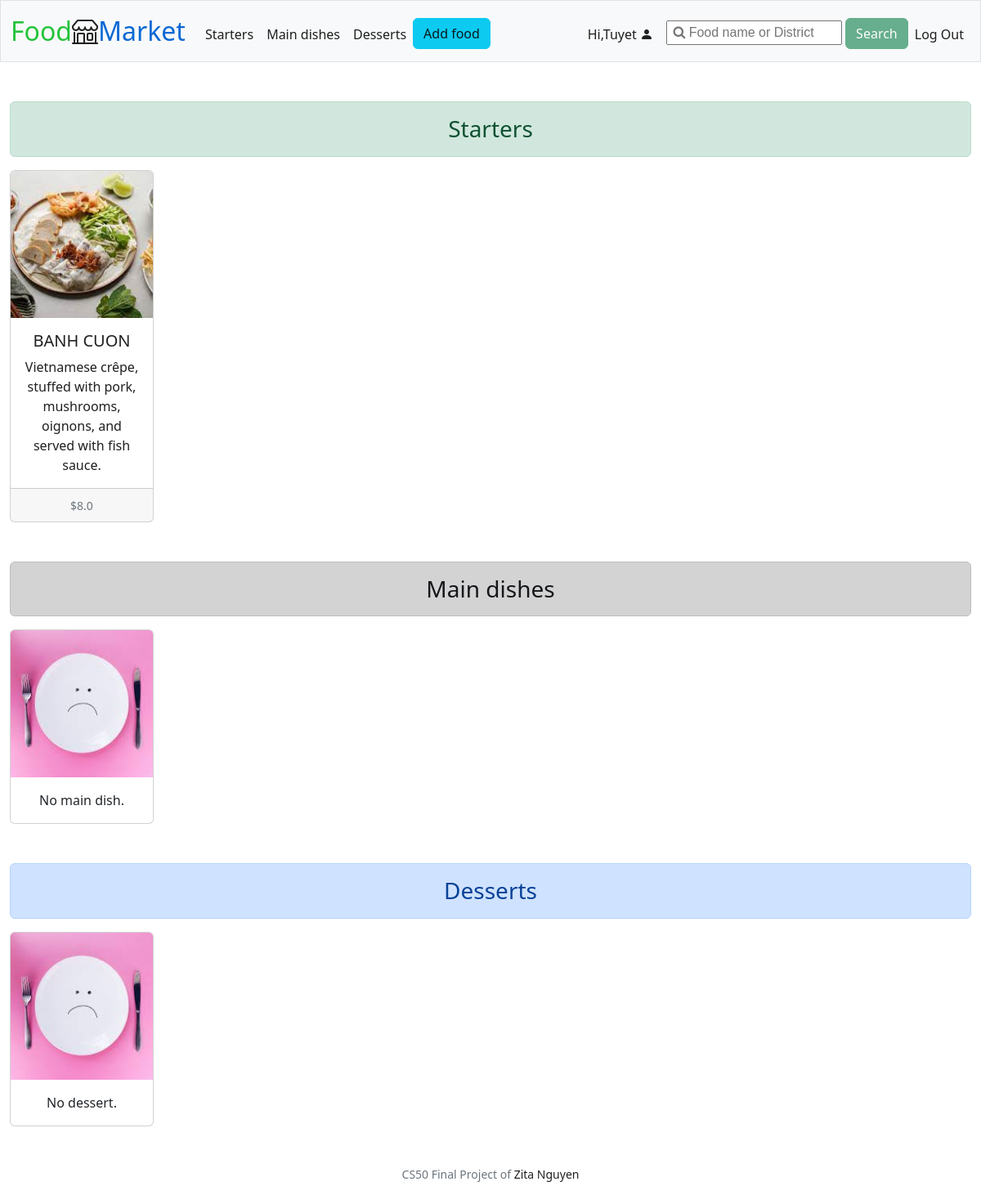
The page / (signed in) on the database its author committed.
### tables this page shows
CREATE TABLE food (
id INTEGER PRIMARY KEY AUTOINCREMENT, 
category TEXT NOT NULL,
name TEXT NOT NULL,
photo BLOB NOT NULL,
description TEXT NOT NULL,
price REAL NOT NULL,
date DATETIME NOT NULL,
user_id INTEGER NOT NULL,
FOREIGN KEY (user_id) REFERENCES users (id)
);

### app.py (the view)
@app.route("/")
@login_required
def index():
    all_products = query_get_all_products()
    starters = list(filter(lambda product: product[1] == "Starter", all_products))
    main_dishes = list(filter(lambda product: product[1] == "Main dish", all_products))
    desserts = list(filter(lambda product: product[1] == "Dessert", all_products))
    return render_template("index.html", starters=starters, main_dishes=main_dishes, desserts=desserts)

### app.py (called while the page is built)
@app.after_request
def after_request(response):
    response.headers["Cache-Control"] = "no-cache, no-store, must-revalidate"
    response.headers["Expires"] = 0
    response.headers["Pragma"] = "no-cache"
    return response

### helpers.py (called while the page is built)
def login_required(f):
    @wraps(f)
    def decorated_function(*args, **kwargs):
        if session.get("user_id") is None:
            return redirect("/login")
        return f(*args, **kwargs)
    return decorated_function

### queries.py (called while the page is built)
def query_get_all_products():
    conn = sqlite3.connect("market.db")
    c = conn.cursor()
    c.execute ("SELECT * FROM food")
    all_products = c.fetchall()
    return all_products

### templates/index.html (shortened to what this page needs)
{% extends "layout.html" %}
{% block main %}
<div class="alert alert-success text-center h3" role="alert">
    Starters
</div>
<div class="row row-cols-1 row-cols-lg-6 row-cols-md-3 g-4 text-center">
  {% if not starters %}
    <div class="col">
      <div class="card h-100">
        <img class="card-img-top" src="{{url_for('static', filename='photos/no_food.jpeg')}}" alt="No product">
        <div class="card-body">
          <p class="card-text">No starter.</p>
        </div>
      </div>
    </div>
  {% else %}
    {% for starter in starters[-6:]|reverse %}
      <div class="col">
        <a href="/product/{{ starter[0] }}">
          <div class="card h-100">
            <img src="{{url_for('static', filename='photos/' + starter[3])}}" class="card-img-top" alt="{{ starter[2] }}">
            <div class="card-body">
              <h5 class="card-title">{{ starter[2] }}</h5>
              <p class="card-text">{{ starter[4] }}</p>
            </div>
            <div class="card-footer">
              <small class="text-muted">${{ starter[5] }}</small>
            </div>
          </div>
          </a>
        </div>
    {% endfor %}
  {% endif %}
</div>
<div class="alert alert-dark text-center h3 mt-5" role="alert">
    Main dishes
</div>
<div class="row row-cols-1 row-cols-lg-6 row-cols-md-3 g-4 text-center">
  {% if not main_dishes %}
    <div class="col">
      <div class="card h-100">
        <img class="card-img-top" src="{{url_for('static', filename='photos/no_food.jpeg')}}" alt="No product">
        <div class="card-body">
          <p class="card-text">No main dish.</p>
        </div>
      </div>
    </div>
  {% endif %}
</div>
<div class="alert alert-primary text-center h3 mt-5" role="alert">
    Desserts
</div>
<div class="row row-cols-1 row-cols-lg-6 row-cols-md-3 g-4 text-center">
  {% if not desserts %}
    <div class="col">
      <div class="card h-100">
        <img class="card-img-top" src="{{url_for('static', filename='photos/no_food.jpeg')}}" alt="No product">
        <div class="card-body">
          <p class="card-text">No dessert.</p>
        </div>
      </div>
    </div>
  {% endif %}
</div>
{% endblock %}

### static/styles.css (style rules this page uses)
a:link, a:visited { text-decoration: none; color: rgba(7, 7, 7, 0.9); }
.card-img-top { width: 100%; height: 15vw; object-fit: cover; }
.card-title { text-transform: uppercase; }

### rows shown on the page
food: photo (picture), name "BANH CUON", description "Vietnamese crêpe, stuffed with pork, mushrooms, oignons, and served with fish sauce.", price "8.0"

### other values the page prints
{{ session["user_name"].capitalize() }} "Tuyet"
